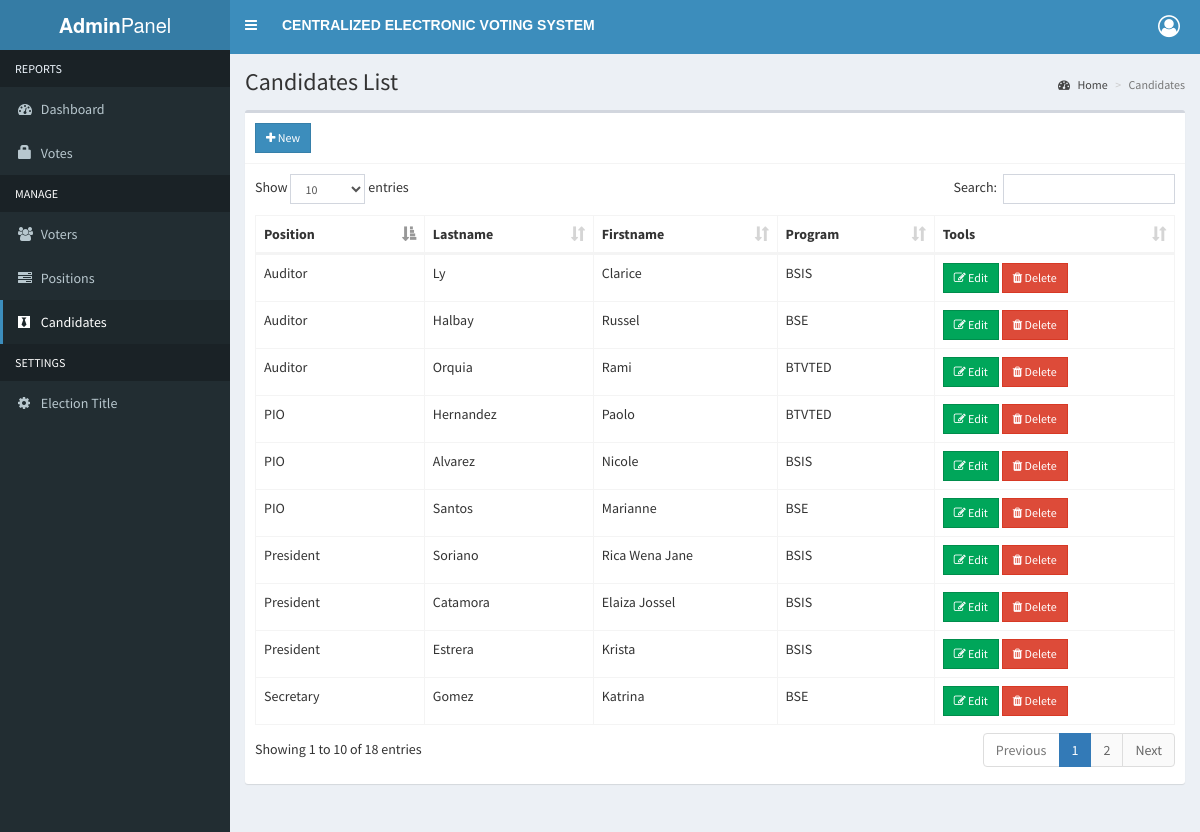
/admin/candidates.php (signed in), run on the app's committed database.
### tables this page shows
CREATE TABLE `candidates` (
  `id` int(11) NOT NULL,
  `position_id` int(11) NOT NULL,
  `lastname` varchar(50) NOT NULL,
  `firstname` varchar(50) NOT NULL,
  `program` varchar(50) NOT NULL
);

CREATE TABLE `positions` (
  `id` int(11) NOT NULL,
  `description` varchar(50) NOT NULL,
  `priority` int(11) NOT NULL
);

### admin/candidates.php (the view, shortened to what this page needs)
<?php include 'includes/session.php'; ?>
<?php include 'includes/header.php'; ?>
<body class="hold-transition skin-blue sidebar-mini">
<div class="wrapper">
  <?php include 'includes/navbar.php'; ?>
  <?php include 'includes/menubar.php'; ?>
  <div class="content-wrapper">
    <section class="content-header">
      <h1>Candidates List</h1>
      <ol class="breadcrumb">
        <li><a href="#"><i class="fa fa-dashboard"></i> Home</a></li>
        <li class="active">Candidates</li>
      </ol>
    </section>
    <section class="content">
      <div class="row">
        <div class="col-xs-12">
          <div class="box">
            <div class="box-header with-border">
              <a href="#addnew" data-toggle="modal" class="btn btn-primary btn-sm btn-flat">
                <i class="fa fa-plus"></i> New
              </a>
            </div>
            <div class="box-body">
              <table id="example1" class="table table-bordered">
                <thead>
                  <th>Position</th>
                  <th>Lastname</th>
                  <th>Firstname</th>
                  <th>Program</th>
                  <th>Tools</th>
                </thead>
                <tbody>
                  <?php
                    $sql = "SELECT *, candidates.id AS canid FROM candidates
                            LEFT JOIN positions ON positions.id = candidates.position_id
                            ORDER BY positions.priority ASC";
                    $query = $conn->query($sql);
                    while($row = $query->fetch_assoc()){
                      echo "
                        <tr>
                          <td>".$row['description']."</td>
                          <td>".$row['lastname']."</td>
                          <td>".$row['firstname']."</td>
                          <td>".$row['program']."</td>
                          <td>
                            <button class='btn btn-success btn-sm edit btn-flat' data-id='".$row['canid']."'><i class='fa fa-edit'></i> Edit</button>
                            <button class='btn btn-danger btn-sm delete btn-flat' data-id='".$row['canid']."'><i class='fa fa-trash'></i> Delete</button>
                          </td>
                        </tr>
                      ";
                    }
                  ?>
                </tbody>
              </table>
            </div>
          </div>
        </div>
      </div>
    </section>
  </div>
</div>
</body>
</html>

### admin/includes/header.php (shortened to what this page needs)
<!DOCTYPE html>
<html>
<head>
  	<link rel="stylesheet" href="bower_components/bootstrap/dist/css/bootstrap.min.css">
    <link rel="stylesheet" href="../plugins/iCheck/all.css">
  	<link rel="stylesheet" href="bower_components/font-awesome/css/font-awesome.min.css">
  	<link rel="stylesheet" href="dist/css/AdminLTE.min.css">
    <link rel="stylesheet" href="bower_components/datatables.net-bs/css/dataTables.bootstrap.min.css">
    <link rel="stylesheet" href="bower_components/bootstrap-daterangepicker/daterangepicker.css">
    <link rel="stylesheet" href="../plugins/timepicker/bootstrap-timepicker.min.css">
    <link rel="stylesheet" href="bower_components/bootstrap-datepicker/dist/css/bootstrap-datepicker.min.css">
    <link rel="stylesheet" href="dist/css/skins/_all-skins.min.css">
</head>

### admin/includes/navbar.php (shortened to what this page needs)
<header class="main-header">
  <a href="#" class="logo">
    <span class="logo-lg"><b>Admin</b>Panel</span>
  </a>
  <nav class="navbar navbar-static-top">
    <a href="#" class="sidebar-toggle" data-toggle="push-menu" role="button">
    </a>
    <span class="voting-system-text"
          style="display: inline-block; margin-left: 10px; vertical-align: middle; line-height: 50px; color: #fff; font-family:Arial, Helvetica, sans-serif;">
      <b>CENTRALIZED ELECTRONIC VOTING SYSTEM</b>
    </span>
    <div class="navbar-custom-menu">
      <ul class="nav navbar-nav">
        <li class="dropdown user user-menu">
          <a href="#" class="dropdown-toggle" data-toggle="dropdown" title="Profile">
            <i class="fa fa-user-circle-o" style="font-size:22px;"></i>
          </a>
        </li>
      </ul>
    </div>
  </nav>
</header>

### admin/includes/menubar.php (shortened to what this page needs)
<aside class="main-sidebar">
  <section class="sidebar">
    <ul class="sidebar-menu" data-widget="tree">
      <li class="header" style="color: aliceblue;">REPORTS</li>
      <li class=""><a href="home.php"><i class="fa fa-dashboard"></i> <span>Dashboard</span></a></li>
      <li class=""><a href="votes.php"><i class="glyphicon glyphicon-lock"></i> <span>Votes</span></a></li>
      <li class="header" style="color : #fff;">MANAGE</li>
      <li class=""><a href="voters.php"><i class="fa fa-users"></i> <span>Voters</span></a></li>
      <li class=""><a href="positions.php"><i class="fa fa-tasks"></i> <span>Positions</span></a></li>
      <li class=""><a href="candidates.php"><i class="fa fa-black-tie"></i> <span>Candidates</span></a></li>
      <li class="header" style="color : #fff;">SETTINGS</li>
      <li class=""><a href="#config" data-toggle="modal"><i class="fa fa-cog"></i> <span>Election Title</span></a></li>
    </ul>
  </section>
</aside>

### data on the page
candidates: position.description "President", lastname "Soriano", firstname "Rica Wena Jane", program "BSIS"
candidates: position.description "President", lastname "Catamora", firstname "Elaiza Jossel", program "BSIS"
candidates: position.description "President", lastname "Estrera", firstname "Krista", program "BSIS"
candidates: position.description "Secretary", lastname "Gomez", firstname "Katrina", program "BSE"
candidates: position.description "PIO", lastname "Hernandez", firstname "Paolo", program "BTVTED"
candidates: position.description "PIO", lastname "Alvarez", firstname "Nicole", program "BSIS"
candidates: position.description "PIO", lastname "Santos", firstname "Marianne", program "BSE"
candidates: position.description "Auditor", lastname "Ly", firstname "Clarice", program "BSIS"
candidates: position.description "Auditor", lastname "Halbay", firstname "Russel", program "BSE"
candidates: position.description "Auditor", lastname "Orquia", firstname "Rami", program "BTVTED"
